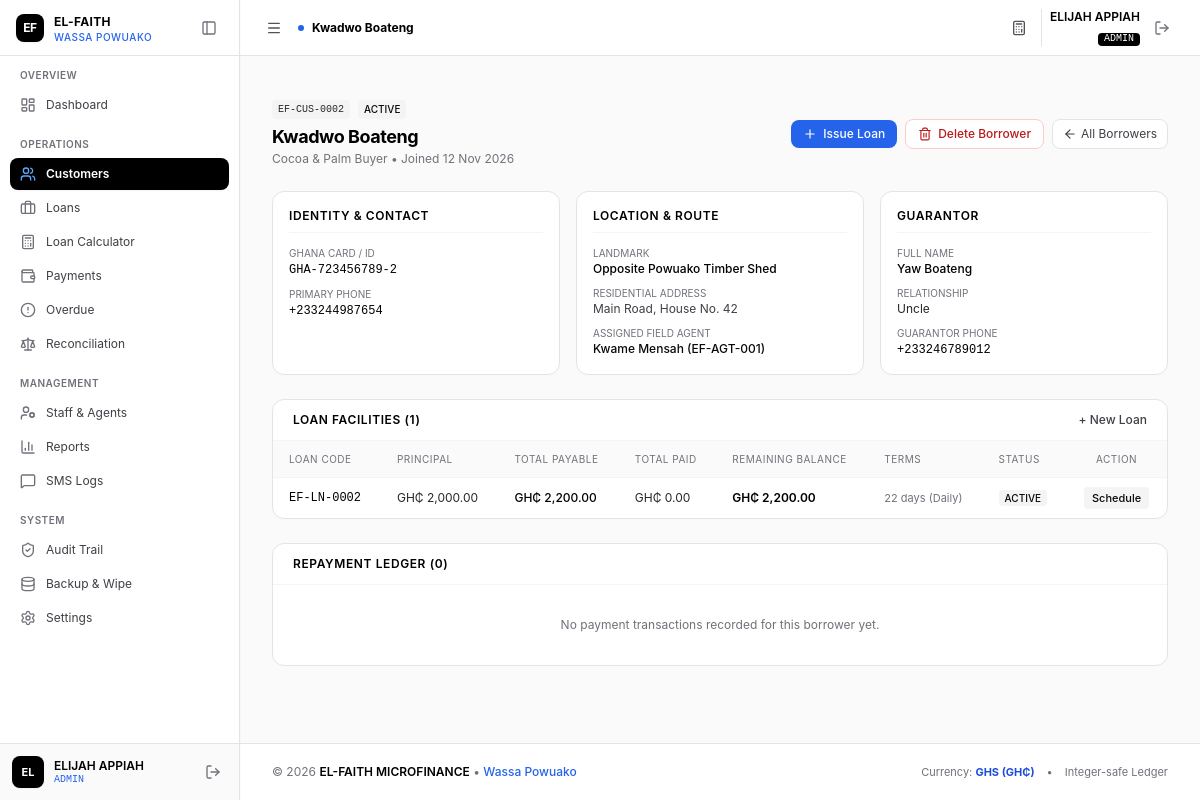
Screenshot of /admin/customer_view.php?id=2 (signed in) with the database file from the repository.
### tables this page shows
CREATE TABLE IF NOT EXISTS `customers` (
  `id` INT AUTO_INCREMENT PRIMARY KEY,
  `uuid` VARCHAR(36) NOT NULL UNIQUE,
  `customer_code` VARCHAR(30) NOT NULL UNIQUE,
  `full_name` VARCHAR(150) NOT NULL,
  `phone` VARCHAR(20) NOT NULL,
  `alt_phone` VARCHAR(20) NULL,
  `id_type` VARCHAR(50) NOT NULL DEFAULT 'Ghana Card',
  `id_number` VARCHAR(50) NOT NULL,
  `residential_address` TEXT NOT NULL,
  `location_landmark` VARCHAR(255) NOT NULL,
  `gps_lat` DECIMAL(10, 8) NULL,
  `gps_lng` DECIMAL(11, 8) NULL,
  `occupation` VARCHAR(100) NOT NULL,
  `guarantor_name` VARCHAR(150) NOT NULL,
  `guarantor_phone` VARCHAR(20) NOT NULL,
  `guarantor_relation` VARCHAR(50) NOT NULL,
  `guarantor_address` TEXT NULL,
  `assigned_agent_id` INT NULL,
  `created_by` INT NOT NULL,
  `status` ENUM('active', 'inactive', 'blacklisted') NOT NULL DEFAULT 'active',
  `notes` TEXT NULL,
  `deleted_at` DATETIME NULL,
  `created_at` DATETIME NOT NULL DEFAULT CURRENT_TIMESTAMP,
  `updated_at` DATETIME NOT NULL DEFAULT CURRENT_TIMESTAMP ON UPDATE CURRENT_TIMESTAMP,
  CONSTRAINT `fk_customers_assigned_agent` FOREIGN KEY (`assigned_agent_id`) REFERENCES `users` (`id`) ON DELETE SET NULL,
  CONSTRAINT `fk_customers_created_by` FOREIGN KEY (`created_by`) REFERENCES `users` (`id`),
  INDEX `idx_customers_assigned_agent` (`assigned_agent_id`),
  INDEX `idx_customers_phone` (`phone`),
  INDEX `idx_customers_id_number` (`id_number`),
  INDEX `idx_customers_status` (`status`),
  INDEX `idx_customers_deleted_at` (`deleted_at`)
);

CREATE TABLE IF NOT EXISTS `users` (
  `id` INT AUTO_INCREMENT PRIMARY KEY,
  `uuid` VARCHAR(36) NOT NULL UNIQUE,
  `staff_code` VARCHAR(20) NOT NULL UNIQUE,
  `name` VARCHAR(100) NOT NULL,
  `username` VARCHAR(50) NOT NULL UNIQUE,
  `email` VARCHAR(100) NOT NULL UNIQUE,
  `phone` VARCHAR(20) NOT NULL,
  `password_hash` VARCHAR(255) NOT NULL,
  `role` ENUM('admin', 'agent') NOT NULL DEFAULT 'agent',
  `status` ENUM('active', 'inactive', 'suspended') NOT NULL DEFAULT 'active',
  `last_login_at` DATETIME NULL,
  `deleted_at` DATETIME NULL,
  `created_at` DATETIME NOT NULL DEFAULT CURRENT_TIMESTAMP,
  `updated_at` DATETIME NOT NULL DEFAULT CURRENT_TIMESTAMP ON UPDATE CURRENT_TIMESTAMP,
  INDEX `idx_users_role` (`role`),
  INDEX `idx_users_status` (`status`),
  INDEX `idx_users_deleted_at` (`deleted_at`)
);

CREATE TABLE IF NOT EXISTS `loans` (
  `id` INT AUTO_INCREMENT PRIMARY KEY,
  `uuid` VARCHAR(36) NOT NULL UNIQUE,
  `loan_code` VARCHAR(30) NOT NULL UNIQUE,
  `customer_id` INT NOT NULL,
  `agent_id` INT NULL,
  `principal_pesewas` BIGINT NOT NULL,
  `interest_rate` DECIMAL(5, 2) NOT NULL DEFAULT 10.00,
  `interest_method` ENUM('flat', 'reducing_balance') NOT NULL DEFAULT 'flat',
  `interest_pesewas` BIGINT NOT NULL,
  `total_payable_pesewas` BIGINT NOT NULL,
  `total_paid_pesewas` BIGINT NOT NULL DEFAULT 0,
  `remaining_balance_pesewas` BIGINT NOT NULL,
  `term_duration` INT NOT NULL,
  `term_period` ENUM('days', 'weeks', 'months') NOT NULL DEFAULT 'months',
  `repayment_frequency` ENUM('daily', 'weekly', 'monthly') NOT NULL DEFAULT 'daily',
  `installment_amount_pesewas` BIGINT NOT NULL,
  `disbursed_at` DATETIME NULL,
  `first_due_date` DATE NOT NULL,
  `maturity_date` DATE NOT NULL,
  `status` ENUM('pending', 'active', 'overdue', 'completed', 'defaulted', 'written_off') NOT NULL DEFAULT 'active',
  `created_by` INT NOT NULL,
  `notes` TEXT NULL,
  `created_at` DATETIME NOT NULL DEFAULT CURRENT_TIMESTAMP,
  `updated_at` DATETIME NOT NULL DEFAULT CURRENT_TIMESTAMP ON UPDATE CURRENT_TIMESTAMP,
  CONSTRAINT `fk_loans_customer` FOREIGN KEY (`customer_id`) REFERENCES `customers` (`id`) ON DELETE CASCADE,
  CONSTRAINT `fk_loans_agent` FOREIGN KEY (`agent_id`) REFERENCES `users` (`id`) ON DELETE SET NULL,
  CONSTRAINT `fk_loans_created_by` FOREIGN KEY (`created_by`) REFERENCES `users` (`id`),
  INDEX `idx_loans_customer` (`customer_id`),
  INDEX `idx_loans_agent` (`agent_id`),
  INDEX `idx_loans_status` (`status`),
  INDEX `idx_loans_due_date` (`first_due_date`, `maturity_date`)
);

### admin/customer_view.php (the view, shortened to what this page needs)
<?php
require_once __DIR__ . '/../includes/functions.php';
require_once __DIR__ . '/../includes/auth.php';
$customerId = (int)($_GET['id'] ?? 0);
$stmt = $pdo->prepare("
    SELECT c.*, u.name AS agent_name, u.staff_code AS agent_code, u.phone AS agent_phone
    FROM customers c
    LEFT JOIN users u ON c.assigned_agent_id = u.id
    WHERE c.id = ?
");
$stmt->execute([$customerId]);
$customer = $stmt->fetch();
$stmtLoans = $pdo->prepare("
    SELECT * FROM loans
    WHERE customer_id = ?
    ORDER BY created_at DESC
");
$stmtLoans->execute([$customerId]);
$loans = $stmtLoans->fetchAll();
$stmtPayments = $pdo->prepare("
    SELECT p.*, l.loan_code, u.name AS agent_name
    FROM payments p
    JOIN loans l ON p.loan_id = l.id
    JOIN users u ON p.agent_id = u.id
    WHERE p.customer_id = ?
    ORDER BY p.collection_timestamp DESC
");
$stmtPayments->execute([$customerId]);
$payments = $stmtPayments->fetchAll();
include __DIR__ . '/../includes/header.php';
?>
<div class="space-y-6">
    <div class="flex flex-col sm:flex-row sm:items-center justify-between gap-3">
        <div>
            <div class="flex items-center gap-2">
                <span class="px-1.5 py-0.5 rounded text-[10px] font-mono font-medium uppercase bg-zinc-100 text-zinc-800">
                    <?= htmlspecialchars($customer['customer_code']) ?>
                </span>
                <?php if (!empty($customer['deleted_at'])): ?>
                    <span class="px-1.5 py-0.5 rounded text-[10px] font-bold uppercase bg-red-100 text-red-700 border border-red-200">
                        DELETED / ARCHIVED
                    </span>
                <?php else: ?>
                    <span class="px-1.5 py-0.5 rounded text-[10px] font-medium uppercase <?= $customer['status'] === 'active' ? 'bg-zinc-100 text-zinc-950' : 'bg-zinc-200 text-zinc-700' ?>">
                        <?= htmlspecialchars($customer['status']) ?>
                    </span>
                <?php endif; ?>
            </div>
            <h1 class="text-lg font-bold text-black tracking-tight mt-1 <?= !empty($customer['deleted_at']) ? 'text-zinc-600 line-through' : '' ?>"><?= htmlspecialchars($customer['full_name']) ?></h1>
            <p class="text-xs text-zinc-500"><?= htmlspecialchars($customer['occupation']) ?> &bull; Joined <?= formatDate($customer['created_at']) ?></p>
        </div>
        <div class="flex items-center gap-2">
            <?php if (empty($customer['deleted_at'])): ?>
                <a href="<?= BASE_URL ?>/admin/loans.php?action=new&customer_id=<?= $customer['id'] ?>" class="inline-flex items-center gap-1.5 px-3 py-1.5 bg-blue-600 hover:bg-blue-700 text-white font-medium text-xs rounded-lg transition">
                    <i data-lucide="plus" class="w-3.5 h-3.5"></i> Issue Loan
                </a>
                <button type="button" onclick="openDeleteCustomerViewModal()" class="inline-flex items-center gap-1.5 px-3 py-1.5 bg-white border border-red-200 hover:bg-red-50 text-red-700 font-medium text-xs rounded-lg transition">
                    <i data-lucide="trash-2" class="w-3.5 h-3.5"></i> Delete Borrower
                </button>
            <?php endif; ?>
            <a href="<?= BASE_URL ?>/admin/customers.php" class="inline-flex items-center gap-1 text-xs text-zinc-700 bg-white border border-zinc-200 px-2.5 py-1.5 rounded-lg hover:bg-zinc-100">
                <i data-lucide="arrow-left" class="w-3.5 h-3.5"></i> All Borrowers
            </a>
        </div>
    </div>
    <div class="grid grid-cols-1 md:grid-cols-3 gap-4">
        <div class="bg-white rounded-xl border border-zinc-200 p-4 space-y-3">
            <h2 class="text-xs font-semibold uppercase tracking-wider text-black pb-2 border-b border-zinc-100">
                Identity & Contact
            </h2>
            <div class="space-y-2 text-xs">
                <div>
                    <span class="text-zinc-500 block text-[10px] uppercase">Ghana Card / ID</span>
                    <span class="font-mono font-medium text-black"><?= htmlspecialchars($customer['id_number']) ?></span>
                </div>
                <div>
                    <span class="text-zinc-500 block text-[10px] uppercase">Primary Phone</span>
                    <a href="tel:<?= htmlspecialchars($customer['phone']) ?>" class="font-mono text-black hover:underline">
                        <?= htmlspecialchars($customer['phone']) ?>
                    </a>
                </div>
            </div>
        </div>
        <div class="bg-white rounded-xl border border-zinc-200 p-4 space-y-3">
            <h2 class="text-xs font-semibold uppercase tracking-wider text-black pb-2 border-b border-zinc-100">
                Location & Route
            </h2>
            <div class="space-y-2 text-xs">
                <div>
                    <span class="text-zinc-500 block text-[10px] uppercase">Landmark</span>
                    <span class="text-black font-medium"><?= htmlspecialchars($customer['location_landmark']) ?></span>
                </div>
                <div>
                    <span class="text-zinc-500 block text-[10px] uppercase">Residential Address</span>
                    <span class="text-zinc-700"><?= htmlspecialchars($customer['residential_address']) ?></span>
                </div>
                <div>
                    <span class="text-zinc-500 block text-[10px] uppercase">Assigned Field Agent</span>
                    <span class="text-zinc-950 font-medium">
                        <?= htmlspecialchars($customer['agent_name'] ?? 'Unassigned') ?>
                        <?= $customer['agent_code'] ? '(' . htmlspecialchars($customer['agent_code']) . ')' : '' ?>
                    </span>
                </div>
            </div>
        </div>
        <div class="bg-white rounded-xl border border-zinc-200 p-4 space-y-3">
            <h2 class="text-xs font-semibold uppercase tracking-wider text-black pb-2 border-b border-zinc-100">
                Guarantor
            </h2>
            <div class="space-y-2 text-xs">
                <div>
                    <span class="text-zinc-500 block text-[10px] uppercase">Full Name</span>
                    <span class="font-medium text-black"><?= htmlspecialchars($customer['guarantor_name']) ?></span>
                </div>
                <div>
                    <span class="text-zinc-500 block text-[10px] uppercase">Relationship</span>
                    <span class="text-zinc-800"><?= htmlspecialchars($customer['guarantor_relation']) ?></span>
                </div>
                <div>
                    <span class="text-zinc-500 block text-[10px] uppercase">Guarantor Phone</span>
                    <a href="tel:<?= htmlspecialchars($customer['guarantor_phone']) ?>" class="font-mono text-black hover:underline">
                        <?= htmlspecialchars($customer['guarantor_phone']) ?>
                    </a>
                </div>
            </div>
        </div>
    </div>
    <div class="bg-white rounded-xl border border-zinc-200 overflow-hidden">
        <div class="px-5 py-3 border-b border-zinc-100 flex items-center justify-between">
            <h2 class="text-xs font-semibold uppercase tracking-wider text-black">Loan Facilities (<?= count($loans) ?>)</h2>
            <a href="<?= BASE_URL ?>/admin/loans.php?action=new&customer_id=<?= $customer['id'] ?>" class="text-xs text-zinc-700 hover:text-black font-medium">
                + New Loan
            </a>
        </div>
        <?php if (empty($loans)): ?>
            <div class="p-8 text-center text-zinc-500 text-xs">
                No loans originated for this borrower yet.
            </div>
        <?php else: ?>
            <div class="overflow-x-auto">
                <table class="w-full text-left text-xs">
                    <thead class="bg-zinc-50 text-zinc-500 uppercase font-medium text-[10px] tracking-wider border-b border-zinc-100">
                        <tr>
                            <th class="py-2.5 px-4 font-normal">Loan Code</th>
                            <th class="py-2.5 px-4 font-normal">Principal</th>
                            <th class="py-2.5 px-4 font-normal">Total Payable</th>
                            <th class="py-2.5 px-4 font-normal">Total Paid</th>
                            <th class="py-2.5 px-4 font-normal">Remaining Balance</th>
                            <th class="py-2.5 px-4 font-normal">Terms</th>
                            <th class="py-2.5 px-4 font-normal">Status</th>
                            <th class="py-2.5 px-4 text-center font-normal">Action</th>
                        </tr>
                    </thead>
                    <tbody class="divide-y divide-zinc-100">
                        <?php foreach ($loans as $l): ?>
                            <tr class="hover:bg-blue-50/30 transition">
                                <td class="py-3 px-4 font-mono font-medium text-black">
                                    <?= htmlspecialchars($l['loan_code']) ?>
                                </td>
                                <td class="py-3 px-4 text-zinc-800">
                                    <?= formatMoney((int)$l['principal_pesewas']) ?>
                                </td>
                                <td class="py-3 px-4 font-medium text-black">
                                    <?= formatMoney((int)$l['total_payable_pesewas']) ?>
                                </td>
                                <td class="py-3 px-4 text-zinc-800">
                                    <?= formatMoney((int)$l['total_paid_pesewas']) ?>
                                </td>
                                <td class="py-3 px-4 font-semibold text-black">
                                    <?= formatMoney((int)$l['remaining_balance_pesewas']) ?>
                                </td>
                                <td class="py-3 px-4 text-zinc-500 text-[11px]">
                                    <?= $l['term_duration'] ?> <?= $l['term_period'] ?> (<?= ucfirst($l['repayment_frequency']) ?>)
                                </td>
                                <td class="py-3 px-4">
                                    <span class="px-1.5 py-0.5 rounded text-[10px] font-medium uppercase <?= $l['status'] === 'active' ? 'bg-zinc-100 text-zinc-950' : ($l['status'] === 'overdue' ? 'bg-zinc-200 text-black font-semibold' : 'bg-zinc-100 text-zinc-600') ?>">
                                        <?= htmlspecialchars($l['status']) ?>
                                    </span>
                                </td>
                                <td class="py-3 px-4 text-center">
                                    <a href="<?= BASE_URL ?>/admin/loan_view.php?id=<?= $l['id'] ?>" class="px-2 py-1 bg-zinc-100 hover:bg-zinc-200 text-zinc-950 rounded text-[11px] font-medium transition">
                                        Schedule
                                    </a>
                                </td>
                            </tr>
                        <?php endforeach; ?>
                    </tbody>
                </table>
            </div>
        <?php endif; ?>
    </div>
    <div class="bg-white rounded-xl border border-zinc-200 overflow-hidden">
        <div class="px-5 py-3 border-b border-zinc-100 flex items-center justify-between">
            <h2 class="text-xs font-semibold uppercase tracking-wider text-black">Repayment Ledger (<?= count($payments) ?>)</h2>
        </div>
        <?php if (empty($payments)): ?>
            <div class="p-8 text-center text-zinc-500 text-xs">
                No payment transactions recorded for this borrower yet.
            </div>
        <?php endif; ?>
    </div>
</div>
<?php include __DIR__ . '/../includes/footer.php'; ?>

### includes/header.php (style rules this page uses)
body { -webkit-overflow-scrolling: touch; }

### rows the page displays
customers: customer_code "EF-CUS-0002", status "ACTIVE", full_name "Kwadwo Boateng", occupation "Cocoa & Palm Buyer", created_at "12 Nov 2026", id_number "GHA-723456789-2", phone "+233244987654", location_landmark "Opposite Powuako Timber Shed", residential_address "Main Road, House No. 42", assigned_agent.name "Kwame Mensah", assigned_agent.staff_code "EF-AGT-001", guarantor_name "Yaw Boateng", guarantor_relation "Uncle", guarantor_phone "+233246789012"
loans: loan_code "EF-LN-0002", principal_pesewas "GH₵ 2,000.00", total_payable_pesewas "GH₵ 2,200.00", total_paid_pesewas "GH₵ 0.00", remaining_balance_pesewas "GH₵ 2,200.00", term_duration "22", term_period "days", repayment_frequency "Daily", status "ACTIVE"

### other values shown
BRANCH_NAME "WASSA POWUAKO"
$sectionName "OVERVIEW"
$item['label'] "Dashboard"
$sectionName "OPERATIONS"
$item['label'] "Customers"
$item['label'] "Loans"
$item['label'] "Loan Calculator"
$item['label'] "Payments"
$item['label'] "Overdue"
$item['label'] "Reconciliation"
$sectionName "MANAGEMENT"
$item['label'] "Staff & Agents"
$item['label'] "Reports"
$item['label'] "SMS Logs"
$sectionName "SYSTEM"
